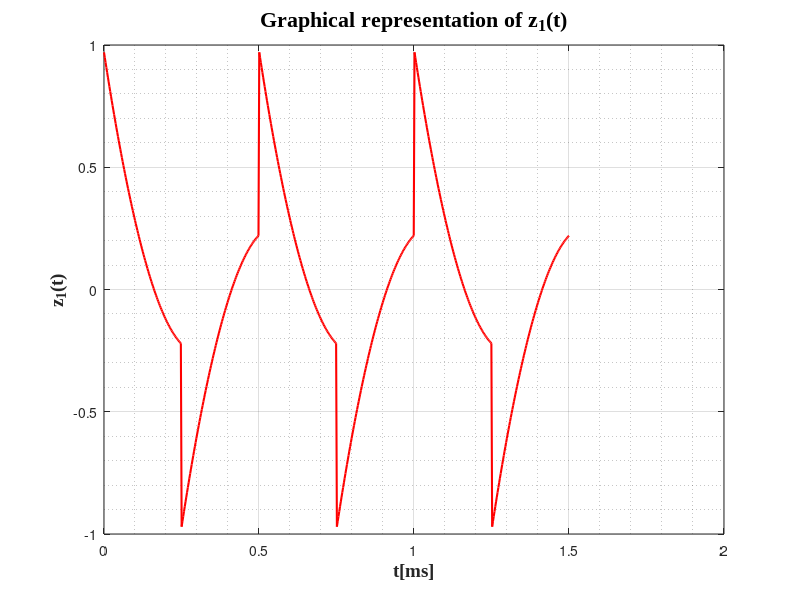

This chart was generated by the following MATLAB code:
%z1(t) 
T_1 = 0.5;
t = linspace(0,1,100);
x = 0.86*t.^2-2.05*t+0.97;
v = ones(1,3*2);
for i=1:3*2
   if mod(i,2) == 0
       v(i)=-v(i);
   end
end
z1 = x(:);
z1 = z1*v;
z1 = z1(:);
T1 = linspace(0,3*T_1,300*2);
size(T1)
size(z1)
figure(3);
plot(T1,z1,'r','LineWidth',1.5);
grid on;
grid minor;
xlabel('t[ms]', 'fontweight', 'bold', 'fontsize', 14, 'FontName', 'Times New Roman');
ylabel('z_{1}(t)','fontweight','bold','fontsize', 14, 'FontName', 'Times New Roman');
title('Graphical representation of z_{1}(t)','fontweight','bold','fontsize',16, 'FontName', 'Times New Roman');